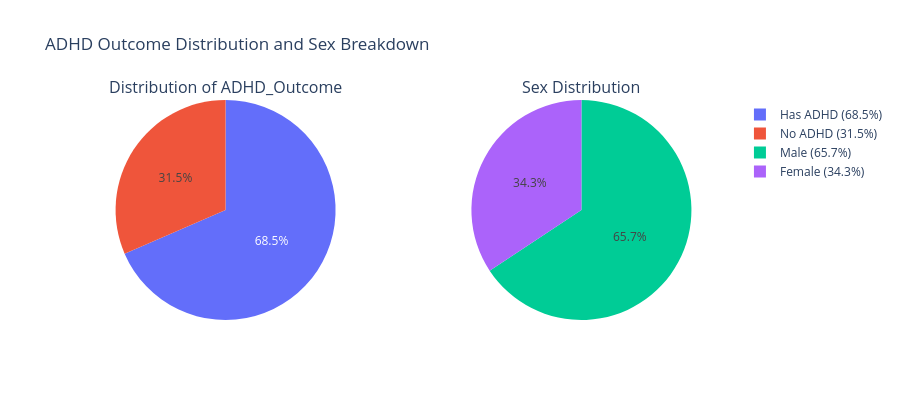

Notebook code for this chart:
### Code cell
import plotly.graph_objects as go
from plotly.subplots import make_subplots
import plotly.express as px

# Create the subplot figure
fig = make_subplots(
    rows=1, cols=2,
    column_widths=[0.5, 0.5],
    specs=[[{"type": "domain"}, {"type": "domain"}]],
    subplot_titles=["Distribution of ADHD_Outcome", "Sex Distribution"]
)

df = TRAINING_SOLUTIONS.select_dtypes(include=['float64', 'int64'])

# Pie chart for ADHD_Outcome (1 = Has, 0 = No ADHD)
counts = df['ADHD_Outcome'].value_counts()
labels = ['Has ADHD' if val == 1 else 'No ADHD' for val in counts.index]
percentages = counts / counts.sum() * 100
label_with_pct = [f'{label} ({pct:.1f}%)' for label, pct in zip(labels, percentages)]

fig.add_trace(
    go.Pie(
        labels=label_with_pct,
        values=counts.values,
    ),
    row=1, col=1
)

# Pie chart for Sex_F (1 = Female, 0 = Male)
counts = df['Sex_F'].value_counts()
labels = ['Female' if val == 1 else 'Male' for val in counts.index]
percentages = counts / counts.sum() * 100
label_with_pct = [f'{label} ({pct:.1f}%)' for label, pct in zip(labels, percentages)]

fig.add_trace(
    go.Pie(
        labels=label_with_pct,
        values=counts.values,
    ),
    row=1, col=2
)

# Update layout
fig.update_layout(
    title_text="ADHD Outcome Distribution and Sex Breakdown",
    height=400
)

fig.show()

### Figure 1 — Plotly figure (JSON) as saved in the notebook; plotly's stock layout.template omitted (floating-point values rounded to 4 significant figures)
{"data": [{"domain": {"x": [0, 0.45], "y": [0, 1]}, "labels": ["Has ADHD (68.5%)", "No ADHD (31.5%)"], "type": "pie", "values": [831, 382]}, {"domain": {"x": [0.55, 1], "y": [0, 1]}, "labels": ["Male (65.7%)", "Female (34.3%)"], "type": "pie", "values": [797, 416]}], "layout": {"annotations": [{"font": {"size": 16}, "showarrow": false, "text": "Distribution of ADHD_Outcome", "x": 0.225, "xanchor": "center", "xref": "paper", "y": 1, "yanchor": "bottom", "yref": "paper"}, {"font": {"size": 16}, "showarrow": false, "text": "Sex Distribution", "x": 0.775, "xanchor": "center", "xref": "paper", "y": 1, "yanchor": "bottom", "yref": "paper"}], "height": 400, "title": {"text": "ADHD Outcome Distribution and Sex Breakdown"}}}
